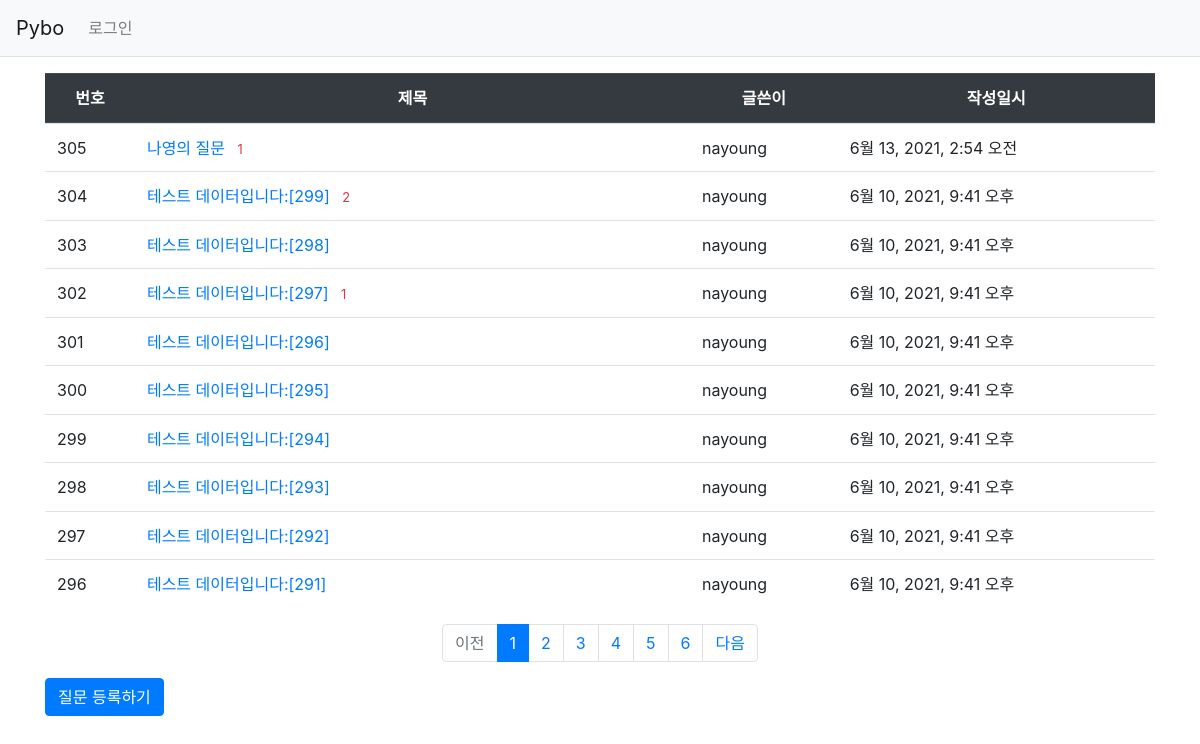
Screenshot of /pybo/ with the database file from the repository.
### pybo/models.py (models this page shows, shortened)
class Question(models.Model):
    subject = models.CharField(max_length=200)
    content = models.TextField()
    create_date = models.DateTimeField()
    author = models.ForeignKey(User, on_delete=models.CASCADE)
    modify_date = models.DateTimeField(null=True, blank=True)

### pybo/views.py (the view)
# urls.py: path('', views.index, name='index'),  # '/' 에 해당되는 path
def index(request):
    page = request.GET.get('page', '1')  # 페이지
    question_list = Question.objects.order_by('-create_date')
    paginator = Paginator(question_list, 10)  # 페이지당 10개씩 보여주기
    page_obj = paginator.get_page(page)
    context = {'question_list': page_obj}
    return render(request, 'pybo/question_list.html', context)

### pybo/templatetags/pybo_filter.py (called while the page is built)
@register.filter
def sub(value, arg):
    return value - arg

### templates/pybo/question_list.html (shortened to what this page needs)
{% extends 'base.html' %}
{% load pybo_filter %}
{% block content %}
<div class="container my-3">
    <table class="table">
        <thead>
        <tr class="text-center thead-dark">
            <th>번호</th>
            <th style="width:50%">제목</th>
            <th>글쓴이</th>
            <th>작성일시</th>
        </tr>
        </thead>
        <tbody>
        {% if question_list %}
        {% for question in question_list %}
            <td>
                {{ question_list.paginator.count|sub:question_list.start_index|sub:forloop.counter0|add:1 }}
            </td>
            <td class="text-left">
                <a href="{% url 'pybo:detail' question.id %}">{{ question.subject }}</a>
                {% if question.answer_set.count > 0 %}
                <span class="text-danger small ml-2">{{ question.answer_set.count }}</span>
                {% endif %}
            </td>
            <td>{{ question.author.username }}</td>
            <td>{{ question.create_date }}</td>
        {% endfor %}
        {% else %}
        <tr>
            <td colspan="3">질문이 없습니다.</td>
        </tr>
        {% endif %}
        </tbody>
    </table>
    <ul class="pagination justify-content-center">
        {% if question_list.has_previous %}
        <li class="page-item">
            <a class="page-link" href="?page={{ question_list.previous_page_number }}">이전</a>
        </li>
        {% else %}
        <li class="page-item disabled">
            <a class="page-link" tabindex="-1" aria-disabled="true" href="#">이전</a>
        </li>
        {% endif %}
        {% for page_number in question_list.paginator.page_range %}
        {% if page_number >= question_list.number|add:-5 and page_number <= question_list.number|add:5 %}
            {% if page_number == question_list.number %}
            <li class="page-item active" aria-current="page">
                <a class="page-link" href="?page={{ page_number }}">{{ page_number }}</a>
            </li>
            {% else %}
            <li class="page-item">
                <a class="page-link" href="?page={{ page_number }}">{{ page_number }}</a>
            </li>
            {% endif %}
        {% endif %}
        {% endfor %}
        {% if question_list.has_next %}
        <li class="page-item">
            <a class="page-link" href="?page={{ question_list.next_page_number }}">다음</a>
        </li>
        {% else %}
        <li class="page-item disabled">
            <a class="page-link" tabindex="-1" aria-disabled="true" href="#">다음</a>
        </li>
        {% endif %}
    </ul>
    <a href="{% url 'pybo:question_create' %}" class="btn btn-primary">
        질문 등록하기
    </a>
</div>
{% endblock %}

### templates/base.html (shortened to what this page needs)
{% load static %}
<!doctype html>
<html lang="ko">
<head>
    <link rel="stylesheet" type="text/css" href="{% static 'bootstrap.min.css' %}">
    <link rel="stylesheet" type="text/css" href="{% static 'style.css' %}">
</head>
<body>
{% include "navbar.html" %}
{% block content %}
{% endblock %}
</body>
</html>

### templates/navbar.html (shortened to what this page needs)
<nav class="navbar navbar-expand-lg navbar-light bg-light border-bottom">
	<a class="navbar-brand" href="{% url 'pybo:index' %}">Pybo</a>
	<div class="collapse navbar-collapse flex-grow-0" id="navbarNav">
	    <ul class="navbar-nav">
		<li class="nav-item ">
			{% if user.is_authenticated %}
    			<a class="nav-link" href="{% url 'common:logout' %}">{{ user.username }} (로그아웃)</a>
    			{% else %}
		    	<a class="nav-link" href="{% url 'common:login' %}">로그인</a>
			{% endif %}
		</li>
	    </ul>
	</div>
    </nav>

### rows the page displays
Question: paginator.count|sub "305", subject "나영의 질문", answer_set.count "1", author.username "nayoung", create_date "6월 13, 2021, 2:54 오전"
Question: paginator.count|sub "304", subject "테스트 데이터입니다:[299]", answer_set.count "2", author.username "nayoung", create_date "6월 10, 2021, 9:41 오후"
Question: paginator.count|sub "303", subject "테스트 데이터입니다:[298]", author.username "nayoung", create_date "6월 10, 2021, 9:41 오후"
Question: paginator.count|sub "302", subject "테스트 데이터입니다:[297]", answer_set.count "1", author.username "nayoung", create_date "6월 10, 2021, 9:41 오후"
Question: paginator.count|sub "301", subject "테스트 데이터입니다:[296]", author.username "nayoung", create_date "6월 10, 2021, 9:41 오후"
Question: paginator.count|sub "300", subject "테스트 데이터입니다:[295]", author.username "nayoung", create_date "6월 10, 2021, 9:41 오후"
Question: paginator.count|sub "299", subject "테스트 데이터입니다:[294]", author.username "nayoung", create_date "6월 10, 2021, 9:41 오후"
Question: paginator.count|sub "298", subject "테스트 데이터입니다:[293]", author.username "nayoung", create_date "6월 10, 2021, 9:41 오후"
Question: paginator.count|sub "297", subject "테스트 데이터입니다:[292]", author.username "nayoung", create_date "6월 10, 2021, 9:41 오후"
Question: paginator.count|sub "296", subject "테스트 데이터입니다:[291]", author.username "nayoung", create_date "6월 10, 2021, 9:41 오후"

### other values shown
{{ page_number }} "1"
{{ page_number }} "2" "3" "4" "5" "6"
